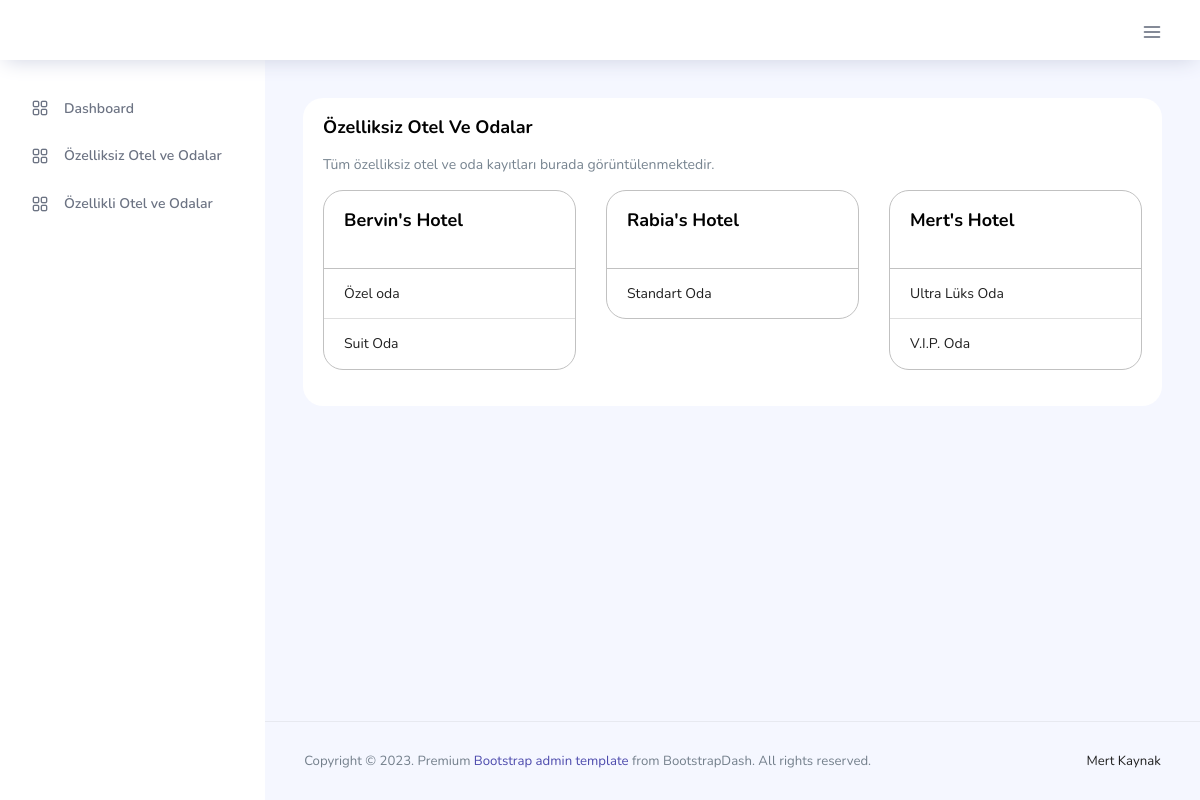
The page /ozelliksiz-otel-ve-odalar.php on the database its author committed.
### tables this page shows
CREATE TABLE `otel_oda_tanim` (
  `oda_id` int(11) NOT NULL,
  `otel_id` int(11) DEFAULT NULL,
  `oda_adi` varchar(150) DEFAULT NULL,
  `satis_durum` enum('0','1') NOT NULL DEFAULT '0',
  `sil_durum` enum('0','1') NOT NULL DEFAULT '0',
  `oda_aktif` enum('0','1') NOT NULL DEFAULT '1'
);

CREATE TABLE `oteller` (
  `otel_id` int(11) NOT NULL,
  `otel_adi` varchar(150) DEFAULT NULL,
  `otel_aktif` enum('0','1') DEFAULT '1'
);

### hotelmanagement.php (called while the page is built, shortened)
<?php
class HotelManagement
{
	private $db;
	public function __construct($host, $username, $password, $database)
	{
		try {
			$this->db = new PDO("mysql:host=$host;dbname=$database;charset=utf8", $username, $password);
			$this->db->setAttribute(PDO::ATTR_ERRMODE, PDO::ERRMODE_EXCEPTION);
		} catch (PDOException $e) {
			die("Veritabanına bağlanılamadı: " . $e->getMessage());
		}
	}
	public function getHotelWithoutFeature()
	{
		$query = $this->db->prepare("SELECT oteller.otel_adi, otel_oda_tanim.oda_adi
			FROM oteller
			LEFT JOIN otel_oda_tanim ON oteller.otel_id = otel_oda_tanim.otel_id
			WHERE oteller.otel_id NOT IN (SELECT otel_id FROM otel_oda_ozellik)
			ORDER BY oteller.otel_id DESC");
		$query->execute();
		return $query->fetchAll(PDO::FETCH_ASSOC);
	}
}
$hotelManagement = new HotelManagement("localhost", "mertkayn_hotelcase", "e2cea84ca99ea3040f79da846117943f793fbabd", "mertkayn_hotelcase");
?>

### ozelliksiz-otel-ve-odalar.php (the view, shortened to what this page needs)
<?php
include "hotelmanagement.php";
$hotels = $hotelManagement->getHotelWithoutFeature();
?>
<!DOCTYPE html>
<html lang="tr">
<head>
  <?php include "inc/header.php" ?>
  <div class="main-panel">
    <div class="content-wrapper">
      <div class="row">
        <div class="col-lg-12 grid-margin stretch-card">
          <div class="card">
            <div class="card-body">
              <div class="d-flex justify-content-between align-items-center">
                <div>
                  <h4 class="card-title">Özelliksiz Otel ve Odalar</h4>
                  <p class="card-description">
                    Tüm özelliksiz otel ve oda kayıtları burada görüntülenmektedir.
                  </p>
                </div>
              </div>
              <div class="row">
                <?php
                $groupedHotels = array();
                foreach ($hotels as $row) {
                  $otelAdi = $row['otel_adi'];
                  $odaAdi = $row['oda_adi'];
                  if (!isset($groupedHotels[$otelAdi])) {
                    $groupedHotels[$otelAdi] = array();
                  }
                  $groupedHotels[$otelAdi][] = $odaAdi;
                }
                foreach ($groupedHotels as $otelAdi => $odalar) {
                  ?>
                  <div class="col-lg-4 col-md-6 mb-3">
                    <div class="card" style="border: 1px solid #c1c1c1;">
                      <div class="card-body">
                        <h5 class="card-title"><?php echo $otelAdi ?></h5>
                      </div>
                      <ul class="list-group list-group-flush">
                        <?php foreach($odalar as $odalaritem){ ?>
                          <li class="list-group-item"><?php echo $odalaritem ?></li>
                        <?php } ?>
                      </ul>
                    </div>
                  </div>
                <?php } ?>
              </div>
            </div>
          </div>
        </div>
      </div>
    </div>
    <?php include "inc/footer.php" ?>

### rows shown on the page
otel_oda_tanim: otel.otel_adi "Mert's Hotel", odalaritem "Ultra Lüks Oda", odalaritem "V.I.P. Oda"

### other values the page prints
$otelAdi "Bervin's Hotel"
$odalaritem "Özel oda"
$odalaritem "Suit Oda"
$otelAdi "Rabia's Hotel"
$odalaritem "Standart Oda"
